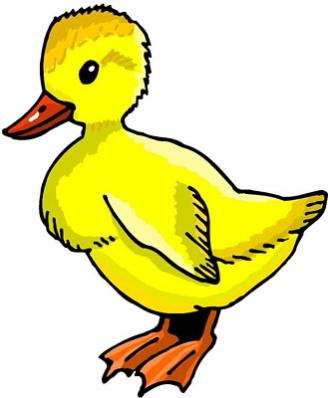
#> input picture img/duck.jpg, 328 x 398 px
$ python reverse.py
#> lines starting #> are read from the running program, lines starting #| are printed output that depends on the picture
from PIL import Image
duck=Image.open("img/duck.jpg")
#> duck is the input picture: PIL image 328x398 RGB; mean R, G, B 231.5, 225.5, 160
duck=duck.convert("RGB")
pixels=duck.load()
width, height=duck.size
#> width = 328; height = 398
other_side=False
out=Image.new("RGB",(width, height))
#> out: PIL image 328x398 RGB; every value is 0
pixels_out=out.load()
matrix=[]
matrix2=[]
for y in range(height):
    matrix.append([pixels[x,y] for x in range(width)])
#> after the loop, matrix = 398 items
for i in range(len(matrix)):
    matrix2.append(matrix[-i])
#> after the loop, matrix2 = 398 items
for y in range(height):
    for x in range(width):
        pixels_out[x,y]=matrix2[y][x]
out.save("output.jpg")
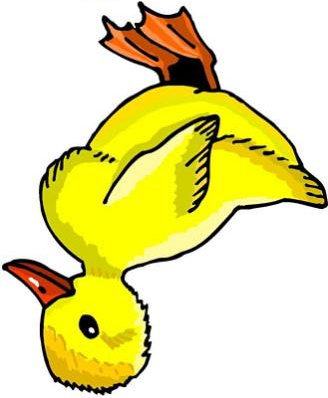
#> saved as output.jpg: PIL image 328x398 RGB; mean R, G, B 231.5, 225.5, 160
out.show()
